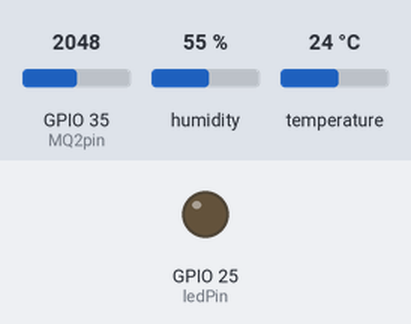
This sketch was run on a simulated ESP32. On the bench: output pins drawn as LEDs (lit = HIGH). The inputs (shaded band) are chosen by the test bench; at power-on: GPIO 35 (MQ2pin) = 2048, humidity 55 %, temperature 24 °C. WiFi joins after 1.5 s; servers stay silent unless stated; uploads are accepted with an empty reply; the local clock reads 2024-03-15 10:24:30 at power-on unless the sketch sets it; storage starts empty; what the sketch prints to the serial monitor is not drawn.

Above: at 0.1 s.
At 21.6 s:
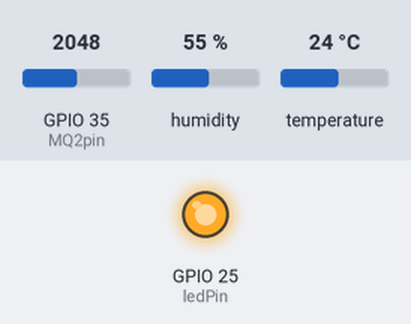
Timing chart, 0 to 23.1 s (numbered marks = the images above):
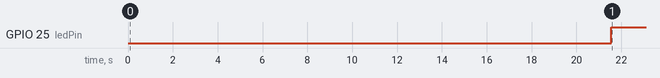

Measured:
- by itself, GPIO 25 (ledPin): LOW → HIGH at 21.5 s

The sketch:

Final_project.ino
```cpp
#include <HTTPClient.h>
#include <WiFi.h>
#include <time.h>
#include <Adafruit_Sensor.h>
#include <DHT.h>
#include <ThingSpeak.h>
#include <ESPAsyncWebServer.h>
#include <SPIFFS.h>

#define MAIN_SSID "Galaxy M21848C"
#define MAIN_PASS "jutm5054"
#define CSE_IP "192.168.52.204"                        //
#define CSE_PORT 5089
#define OM2M_ORGIN "admin:admin"
#define OM2M_MN "/~/in-cse/in-name/"
#define OM2M_AE1 "DHT11"
#define OM2M_AE2 "MQ-2"
#define OM2M_DATA_CONT "Node-1/Data"
#define INTERVAL 2000L

#define DHTPIN 5
DHT dht(DHTPIN, DHT11);

#define Threshold 80
#define MQ2pin 35
#define ledPin 25
float humidity;
float temp;
float gas_concentration;

const char * ntpServer = "pool.ntp.org";

long randNumber;
long int prev_millis = 0;
unsigned long epochTime;

long myChannelNumber = 1976303;
const char myWriteAPIKey[] = "FJEHLZ5JKI9P2NU8";

HTTPClient http;
WiFiClient client;

unsigned long getTime() {
  time_t now;
  struct tm timeinfo;
  if (!getLocalTime( & timeinfo)) {
    //Serial.println("Failed to obtain time");
    return (0);
  }
  time( & now);
  return now;
}

AsyncWebServer server(80);
void setup() {
  Serial.begin(115200);
  //delay(1000);

  dht.begin();
  pinMode(ledPin,OUTPUT);


  if(!SPIFFS.begin()){
    Serial.println("An Error has occurred while mounting SPIFFS");
    return;
  }

  WiFi.begin(MAIN_SSID, MAIN_PASS);
  while (WiFi.status() != WL_CONNECTED) {
    delay(500);
    Serial.print("#");
  }

  configTime(0, 0, ntpServer);
  ThingSpeak.begin(client);

   Serial.println(WiFi.localIP());

   Serial.println("MQ2 warming up!");
  pinMode(MQ2pin , INPUT);
  delay(20000);

  // Route for root / web page
  server.on("/", HTTP_GET, [](AsyncWebServerRequest *request){
    request->send(SPIFFS, "/index.html");
  });
  server.on("/temperature", HTTP_GET, [](AsyncWebServerRequest *request){
    request->send_P(200, "text/plain", String(temp).c_str());
  });
  server.on("/humidity", HTTP_GET, [](AsyncWebServerRequest *request){
    request->send_P(200, "text/plain", String(humidity).c_str());
  });
  server.on("/gas_concentration", HTTP_GET, [](AsyncWebServerRequest *request){
    request->send_P(200, "text/plain", String(gas_concentration).c_str());
  });

  // Start server
  server.begin();

}


void loop() {
  humidity = dht.readHumidity();
  temp = dht.readTemperature();
  gas_concentration = analogRead(MQ2pin);

  if(gas_concentration > Threshold)
  {
    Serial.print("Gas detected");
    digitalWrite(ledPin,HIGH);
  }
  else
  {
    digitalWrite(ledPin,LOW);
  }
  if (isnan(humidity) || isnan(temp)) {
  Serial.println("Failed to read from DHT sensor!");
    return;
  }

  if (millis() - prev_millis >= INTERVAL) {
    epochTime = getTime();
    String data;

    Serial.print("Temperature: " + (String) temp);
    Serial.print(" ,Humidity: " + (String) humidity);
    Serial.println(" ,Gas Concentration: " + (String) gas_concentration);
    //Serial.println(gas_concentration);
    String server = "http://" + String() + CSE_IP + ":" + String() + CSE_PORT + String() + OM2M_MN;

    http.begin(server + String() + OM2M_AE1 + "/" + OM2M_DATA_CONT + "/");

    http.addHeader("X-M2M-Origin", OM2M_ORGIN);
    http.addHeader("Content-Type", "application/json;ty=4");
    http.addHeader("Content-Length", "100");

    data = "[" + String(epochTime) + ", " + String(temp) + ", " + String(humidity) +   + "]";
    String req_data = String() + "{\"m2m:cin\": {"

      +
      "\"con\": \"" + data + "\","

      +
      "\"lbl\": \"" + "V1.0.0" + "\","

      //+ "\"rn\": \"" + "cin_"+String(i++) + "\","

      +
      "\"cnf\": \"text\""

      +
      "}}";
    int code = http.POST(req_data);
    http.end();
    Serial.println(code);

    http.begin(server + String() + OM2M_AE2 + "/" + OM2M_DATA_CONT + "/");

    http.addHeader("X-M2M-Origin", OM2M_ORGIN);
    http.addHeader("Content-Type", "application/json;ty=4");
    http.addHeader("Content-Length", "100");

    data = "[" + String(epochTime) + ", " + String(gas_concentration) +   + "]";
    req_data = String() + "{\"m2m:cin\": {"

      +
      "\"con\": \"" + data + "\","

      +
      "\"lbl\": \"" + "V1.0.0" + "\","

      //+ "\"rn\": \"" + "cin_"+String(i++) + "\","

      +
      "\"cnf\": \"text\""

      +
      "}}";


    int code1 = http.POST(req_data);
    http.end();
    Serial.println(code1);

    ThingSpeak.setField(1,temp);
    ThingSpeak.setField(2,humidity);
    ThingSpeak.setField(3,gas_concentration);
    ThingSpeak.writeFields(myChannelNumber,myWriteAPIKey);
    prev_millis = millis();
  }
  delay(500);
}
```
